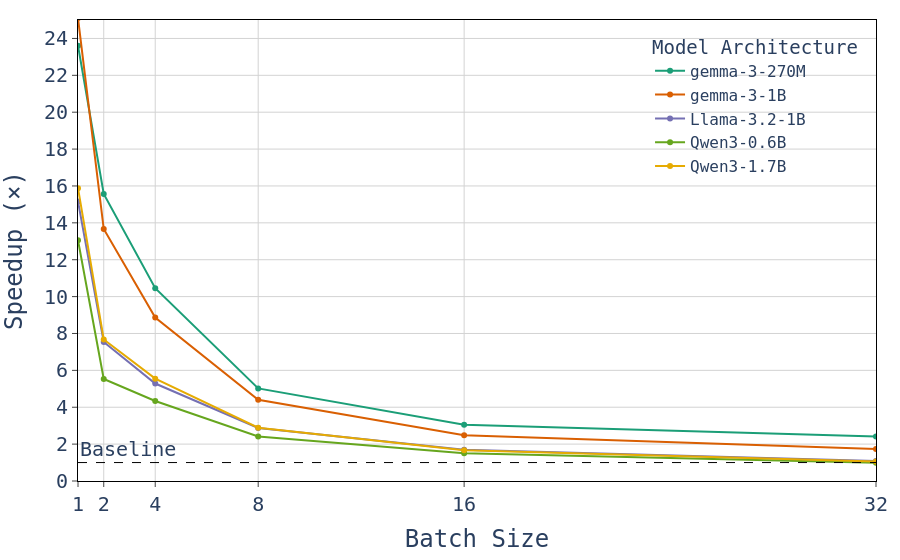

Write notebook code for a chart like this one.
### Code cell
def plot(df, ylim_max=None):
    fig = px.line(
        df, 
        x="batch_size", 
        y="speedup",
        range_y=[0, ylim_max],
        range_x=[1, 32],
        color="model_id",
        markers=True,
        color_discrete_sequence=px.colors.qualitative.Dark2,
        category_orders={'model_id': model_order},
        labels={
            "batch_size": "Batch Size",
            "speedup": "Speedup (×)",
            "model_id": "Model Architecture"
        }
    )

    fig.add_hline(
        y=1, 
        line_dash="dash", 
        line_color="black", 
        annotation_text="Baseline", 
        annotation_position="top left",
        line_width=1
    )


    fig.update_layout(xaxis = dict(tickvals = list(df["batch_size"])))

    fig.update_yaxes(dtick=2)

    fig.update(**paper_style_dict)
    return fig

dfs.to_csv("result/head-speedup.csv")

#print("EF 100")
#fig = plot(dfs[(dfs["ef"] == 100)], ylim_max=35)
#fig.write_image("head-speedup-ef-100.pdf")
#fig.show()

print("EF 200")
fig = plot(dfs[(dfs["ef"] == 200)], ylim_max=25)
fig.write_image("head-speedup-ef-200.pdf")

# fig.update({**paper_style_dict, 'layout.width': 1200, 'layout.font.size': 24, 'layout.legend.font.size': 18})
# fig.write_image("head-speedup-ef-200.svg")
fig.show()

### Figure 1 — Plotly figure (JSON) as saved in the notebook; plotly's stock layout.template omitted (floating-point values rounded to 4 significant figures)
{"data": [{"hovertemplate": "Model Architecture=gemma-3-270M<br>Batch Size=%{x}<br>Speedup (×)=%{y}<extra></extra>", "legendgroup": "gemma-3-270M", "line": {"color": "rgb(27,158,119)", "dash": "solid"}, "marker": {"symbol": "circle"}, "mode": "lines+markers", "name": "gemma-3-270M", "orientation": "v", "showlegend": true, "type": "scatter", "x": [1, 2, 4, 8, 16, 32, 64], "xaxis": "x", "y": [23.61, 15.56, 10.45, 5.023, 3.047, 2.416, 2.622], "yaxis": "y"}, {"hovertemplate": "Model Architecture=gemma-3-1B<br>Batch Size=%{x}<br>Speedup (×)=%{y}<extra></extra>", "legendgroup": "gemma-3-1B", "line": {"color": "rgb(217,95,2)", "dash": "solid"}, "marker": {"symbol": "circle"}, "mode": "lines+markers", "name": "gemma-3-1B", "orientation": "v", "showlegend": true, "type": "scatter", "x": [1, 2, 4, 8, 16, 32, 64], "xaxis": "x", "y": [25.1, 13.67, 8.865, 4.4, 2.481, 1.734, 1.892], "yaxis": "y"}, {"hovertemplate": "Model Architecture=Llama-3.2-1B<br>Batch Size=%{x}<br>Speedup (×)=%{y}<extra></extra>", "legendgroup": "Llama-3.2-1B", "line": {"color": "rgb(117,112,179)", "dash": "solid"}, "marker": {"symbol": "circle"}, "mode": "lines+markers", "name": "Llama-3.2-1B", "orientation": "v", "showlegend": true, "type": "scatter", "x": [1, 2, 4, 8, 16, 32, 64], "xaxis": "x", "y": [15.16, 7.539, 5.286, 2.88, 1.691, 1.083, 1.172], "yaxis": "y"}, {"hovertemplate": "Model Architecture=Qwen3-0.6B<br>Batch Size=%{x}<br>Speedup (×)=%{y}<extra></extra>", "legendgroup": "Qwen3-0.6B", "line": {"color": "rgb(102,166,30)", "dash": "solid"}, "marker": {"symbol": "circle"}, "mode": "lines+markers", "name": "Qwen3-0.6B", "orientation": "v", "showlegend": true, "type": "scatter", "x": [1, 2, 4, 8, 16, 32, 64], "xaxis": "x", "y": [13.06, 5.535, 4.337, 2.41, 1.506, 0.9839, 1.156], "yaxis": "y"}, {"hovertemplate": "Model Architecture=Qwen3-1.7B<br>Batch Size=%{x}<br>Speedup (×)=%{y}<extra></extra>", "legendgroup": "Qwen3-1.7B", "line": {"color": "rgb(230,171,2)", "dash": "solid"}, "marker": {"symbol": "circle"}, "mode": "lines+markers", "name": "Qwen3-1.7B", "orientation": "v", "showlegend": true, "type": "scatter", "x": [1, 2, 4, 8, 16, 32, 64], "xaxis": "x", "y": [15.88, 7.675, 5.551, 2.887, 1.674, 1.058, 1.13], "yaxis": "y"}], "layout": {"annotations": [{"showarrow": false, "text": "Baseline", "x": 0, "xanchor": "left", "xref": "x domain", "y": 1, "yanchor": "bottom", "yref": "y"}], "autosize": false, "font": {"family": "monospace", "size": 20}, "legend": {"bgcolor": "rgba(0, 0, 0, 0)", "font": {"family": "monospace", "size": 16}, "title": {"text": "Model Architecture"}, "tracegroupgap": 0, "x": 0.98, "xanchor": "right", "y": 0.98, "yanchor": "top"}, "margin": {"b": 20, "l": 20, "r": 20, "t": 20}, "plot_bgcolor": "rgba(0, 0, 0, 0)", "shapes": [{"line": {"color": "black", "dash": "dash", "width": 1}, "type": "line", "x0": 0, "x1": 1, "xref": "x domain", "y0": 1, "y1": 1, "yref": "y"}], "showlegend": true, "xaxis": {"anchor": "y", "domain": [0, 1], "gridcolor": "lightgray", "gridwidth": 1, "linecolor": "black", "mirror": true, "range": [1, 32], "showgrid": true, "showline": true, "ticks": "outside", "tickvals": [1, 2, 4, 8, 16, 32, 64, 1, 2, 4, 8, 16, 32, 64, 1, 2, 4, 8, 16, 32, 64, 1, 2, 4, 8, 16, 32, 64, 1, 2, 4, 8, 16, 32, 64], "title": {"text": "Batch Size"}}, "yaxis": {"anchor": "x", "domain": [0, 1], "dtick": 2, "gridcolor": "lightgray", "gridwidth": 1, "linecolor": "black", "mirror": true, "range": [0, 25], "showgrid": true, "showline": true, "ticks": "outside", "title": {"text": "Speedup (×)"}}}}
